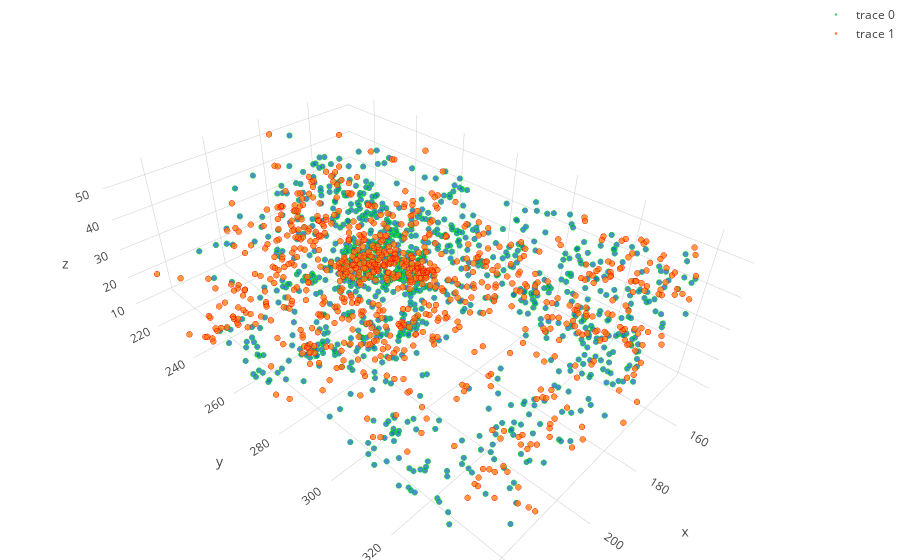

The cell this chart's notebook holds for it:
### Code cell
# Plot synapses from PANDAs....

plot_study(synapses[0])

### Figure 1 — Plotly figure (JSON) as saved in the notebook; plotly's stock layout.template omitted (floating-point values rounded to 4 significant figures; data arrays with more than 128 entries replaced by an {"elided": "..."} marker saying what was removed)
{"data": [{"marker": {"line": {"color": "rgb(0,255,0)", "width": 0.5}, "opacity": 0.8, "size": 2}, "mode": "markers", "type": "scatter3d", "x": {"elided": "1055 str values"}, "y": {"elided": "1055 str values"}, "z": {"elided": "1055 str values"}}, {"marker": {"line": {"color": "rgb(255,0,0)", "width": 0.5}, "opacity": 0.8, "size": 2}, "mode": "markers", "type": "scatter3d", "x": {"elided": "765 str values"}, "y": {"elided": "765 str values"}, "z": {"elided": "765 str values"}}], "layout": {"margin": {"b": 0, "l": 0, "r": 0, "t": 0}}}
